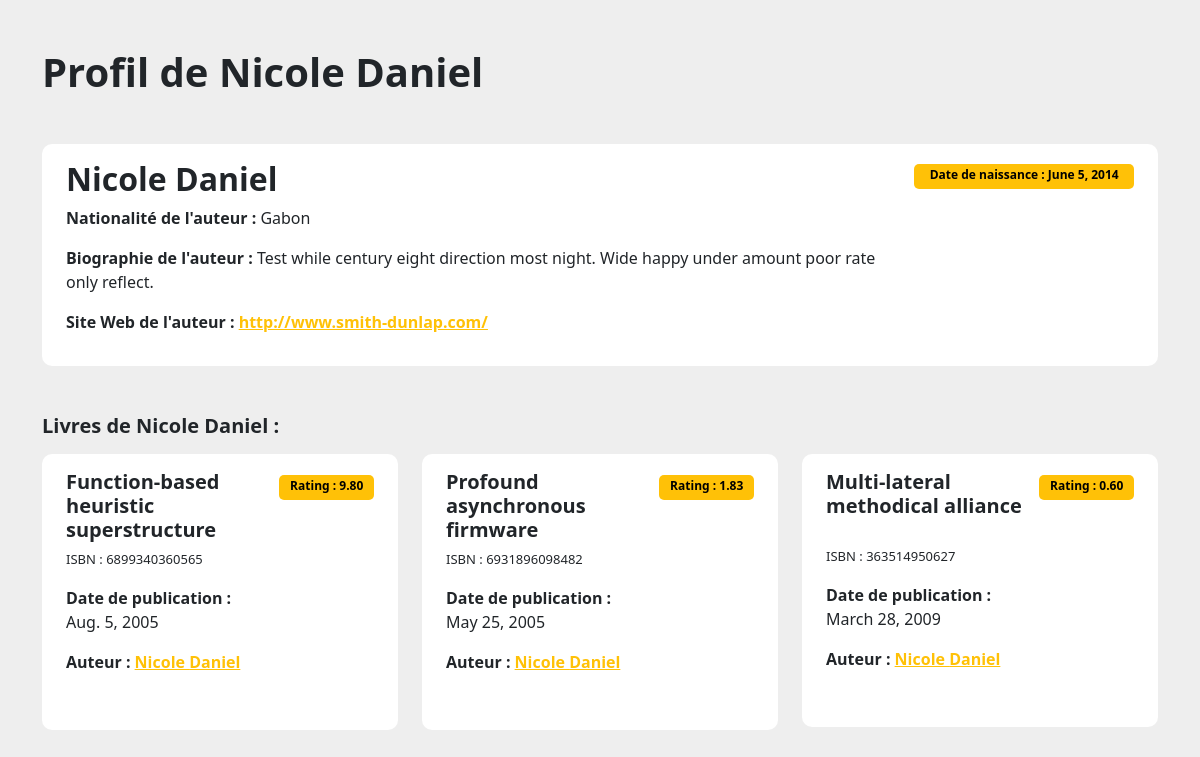
/author/35/, run on the app's committed database.
### app/models.py (models this page shows, shortened)
class Author(models.Model):
    first_name = models.CharField(max_length=50)
    last_name = models.CharField(max_length=50)
    email = models.EmailField()
    birth_date = models.DateField()
    nationality = models.CharField(max_length=50)
    biography = models.TextField()  # Champ de texte pour la biographie de l'auteur
    website = models.URLField()      # Champ URL pour le site web de l'auteur
    active = models.BooleanField(default=0)   # Champ booléen pour indiquer si l'auteur est actif ou non

class Book(models.Model):
    title = models.CharField(max_length=200)
    publication_date = models.DateField()
    author = models.ForeignKey(Author, on_delete=models.CASCADE)
    genre = models.CharField(max_length=50)     # Champ pour le genre du livre
    ISBN = models.CharField(max_length=20)       # Champ pour le numéro ISBN du livre
    rating = models.DecimalField(max_digits=3, decimal_places=2,null=True)  # Champ pour la notation du livre

### app/views.py (the view)
# urls.py: path('author/<int:author_id>/', views.author_detail, name='author_detail'),
def author_detail(request, author_id):
    author = Author.objects.get(pk=author_id)  # On recupere author par son ID
    books = Book.objects.filter(author=author)  # On recupere les livres de author
    return render(request, 'app/author.html', {'author': author, 'books': books})

### templates/app/author.html (shortened to what this page needs)
{% load static %}
<html>
    <head>
        <link href="https://cdn.jsdelivr.net/npm/bootstrap@5.0.0-beta1/dist/css/bootstrap.min.css" rel="stylesheet">
        <link rel="stylesheet" href="{% static 'css/style.css' %}">
    </head>
        <body>
            <div class="container mt-5 mb-3">
                <div class="row">
                    <div class="col-md-12 ">
                        <h1 class="mb-5"><strong>Profil de {{ author.first_name }} {{ author.last_name }}</strong></h1>
                        <div class="card p-3 mb-5">
                            <div class="d-flex justify-content-between mb-0">
                                <div class="d-flex flex-row align-items-center">
                                    <div class="ms-2 c-details title">
                                        <h2 class="mb-2 h2"><strong>{{ author.first_name }} {{ author.last_name }}</strong></h2>
                                        <p><strong>Nationalité de l'auteur :</strong> {{ author.nationality }}</p>
                                        <p><strong>Biographie de l'auteur :</strong> {{ author.biography }}</p>
                                        <p><strong>Site Web de l'auteur :</strong> <a href="{{ author.website }}">{{ author.website }}</a></p>
                                    </div>
                                </div>
                                <div class="badge date-naissance"><span>Date de naissance : {{ author.birth_date }}</span></div>
                            </div>
                        </div>
                        <h2 class="mb-3 h5"><strong>Livres de {{ author.first_name }} {{ author.last_name }} :</strong></h2>
                    </div>
                </div>
                <div class="row">
                    {% for book in books %}
                    <div class="col-md-4">
                        <div class="card p-3 mb-2">
                            <div class="d-flex justify-content-between mb-4">
                                <div class="d-flex flex-row align-items-center">
                                    <div class="ms-2 c-details title">
                                        <h2 class="mb-2 h5"><strong>{{ book.title }}</strong></h2>
                                        <p><span>ISBN : {{ book.ISBN }}</span></p>
                                        <p><strong>Date de publication : </strong> <br> {{ book.publication_date }}</p>
                                        <p><strong>Auteur : </strong><a href="/author/{{ book.author.id }}/"> {{ book.author.first_name }} {{ book.author.last_name }}</a></p>
                                    </div>
                                </div>
                                <div class="badge"><span>Rating : {{ book.rating }}</span></div>
                            </div>
                        </div>
                    </div>
                    {% endfor %}
                </div>
            </div>
        </body>
</html>

### static/css/style.css (style rules this page uses)
body { background-color: #eee }
.card { border: none; border-radius: 10px }
.c-details span { font-weight: 300; font-size: 13px }
.badge span { background-color: #FFC107; width: 95px; height: 25px; padding-bottom: 3px; border-radius: 5px; display: flex; color: #000000; justify-content: center; align-items: center }
.badge.date-naissance span { width: 220px!important; }
.title a { color: #FFC107; margin-bottom: 5px; font-weight: 700; }
h2.mb-2.h5 { min-height: 69px; }
.ms-2.c-details.title p { font-size: 16px; }

### data on the page
Author: first_name "Nicole", last_name "Daniel", nationality "Gabon", biography "Test while century eight direction most night. Wide happy under amount poor rate only reflect.", website "http://www.smith-dunlap.com/", birth_date "June 5, 2014"
Book: title "Function-based heuristic superstructure", ISBN "6899340360565", publication_date "Aug. 5, 2005", author.first_name "Nicole", author.last_name "Daniel", rating "9.80"
Book: title "Profound asynchronous firmware", ISBN "6931896098482", publication_date "May 25, 2005", author.first_name "Nicole", author.last_name "Daniel", rating "1.83"
Book: title "Multi-lateral methodical alliance", ISBN "363514950627", publication_date "March 28, 2009", author.first_name "Nicole", author.last_name "Daniel", rating "0.60"
